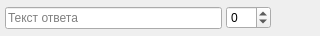
<?xml version="1.0" encoding="UTF-8"?>
<ui version="4.0">
 <class>AnswerEdit</class>
 <widget class="QWidget" name="AnswerEdit">
  <property name="geometry">
   <rect>
    <x>0</x>
    <y>0</y>
    <width>320</width>
    <height>36</height>
   </rect>
  </property>
  <property name="sizePolicy">
   <sizepolicy hsizetype="Preferred" vsizetype="Fixed">
    <horstretch>0</horstretch>
    <verstretch>0</verstretch>
   </sizepolicy>
  </property>
  <property name="windowTitle">
   <string>Form</string>
  </property>
  <layout class="QHBoxLayout" name="horizontalLayout">
   <property name="spacing">
    <number>4</number>
   </property>
   <property name="leftMargin">
    <number>5</number>
   </property>
   <property name="topMargin">
    <number>5</number>
   </property>
   <property name="rightMargin">
    <number>5</number>
   </property>
   <property name="bottomMargin">
    <number>5</number>
   </property>
   <item>
    <widget class="QLineEdit" name="lineEdit">
     <property name="placeholderText">
      <string>Текст ответа</string>
     </property>
    </widget>
   </item>
   <item>
    <widget class="QSpinBox" name="spinBox">
     <property name="toolTip">
      <string>Баллы за ответ</string>
     </property>
     <property name="minimum">
      <number>-99</number>
     </property>
    </widget>
   </item>
   <item>
    <widget class="QPushButton" name="pushButton">
     <property name="toolTip">
      <string>Удалить</string>
     </property>
     <property name="text">
      <string/>
     </property>
     <property name="icon">
      <iconset resource="resources.qrc">
       <normaloff>:/icons/Resources/remove.png</normaloff>:/icons/Resources/remove.png</iconset>
     </property>
     <property name="iconSize">
      <size>
       <width>15</width>
       <height>15</height>
      </size>
     </property>
     <property name="flat">
      <bool>true</bool>
     </property>
    </widget>
   </item>
  </layout>
 </widget>
 <resources>
  <include location="resources.qrc"/>
 </resources>
 <connections/>
</ui>
